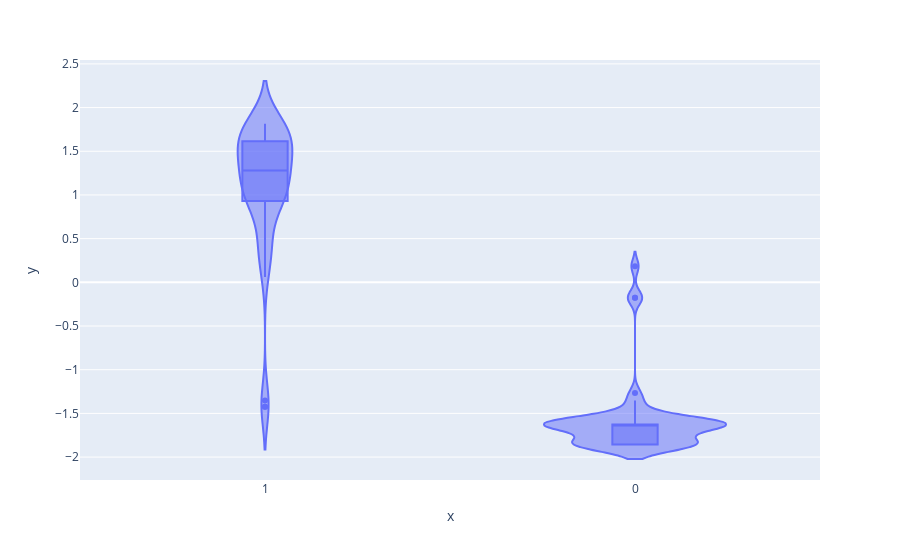

Source (notebook cell):
### Code cell
# check prediction accuracy

df["y"] = df["y"].astype(str)
fig = px.violin(x=df["y"], y=df["scores"], box=True)
fig.show()

### Figure 1 — Plotly figure (JSON) as saved in the notebook; plotly's stock layout.template omitted (floating-point values rounded to 4 significant figures)
{"data": [{"alignmentgroup": "True", "box": {"visible": true}, "hovertemplate": "x=%{x}<br>y=%{y}<extra></extra>", "legendgroup": "", "marker": {"color": "#636efa"}, "name": "", "offsetgroup": "", "orientation": "v", "scalegroup": "True", "showlegend": false, "type": "violin", "x": ["1", "1", "0", "0", "1", "1", "1", "0", "1", "0", "0", "0", "0", "0", "0", "1", "0", "0", "0", "1", "1", "1", "0", "0", "1", "0", "1", "1", "0", "1", "1", "0", "1", "0", "1", "1", "0", "0", "1", "0", "0", "0", "1", "0", "1", "1", "1", "1", "0", "1", "0", "1", "0", "0", "1", "1", "0", "0", "1", "0", "1", "0", "1", "0", "1", "1", "0", "1", "0", "0", "0", "0", "1", "0", "1", "0", "0", "0", "1", "1", "1", "0", "1", "1", "1", "1", "0", "0", "0", "1", "1", "1", "0", "1", "0", "1", "0", "0", "1", "1"], "x0": " ", "xaxis": "x", "y": [0.943, 1.815, -1.558, -1.626, 1.455, 1.377, 1.576, -1.557, 1.303, -1.626, -1.626, -1.857, -1.626, -1.626, -1.557, 1.633, -1.626, -1.626, -1.857, 1.394, 1.737, 0.5444, -1.423, -1.626, 1.737, -1.857, 1.036, 0.8752, -0.1761, 1.125, 1.216, -1.857, -1.423, -1.857, 1.633, 1.815, -1.857, -1.626, 1.737, -1.857, -1.857, -1.857, 1.542, -1.761, 1.135, 1.737, 0.9318, 0.3624, -1.557, -1.353, -1.857, 1.71, -1.653, -1.626, 0.9227, 1.613, -1.857, -1.857, 1.036, -1.653, 0.44, -1.626, 1.472, -1.761, 0.9921, 1.276, 0.1841, 0.44, -1.626, -1.626, -1.857, -1.266, 0.9318, -1.761, -1.423, -1.353, -1.626, -1.653, 1.608, 1.24, 1.596, -1.857, 1.394, 1.815, 1.286, 0.9318, -1.857, -1.557, -0.1761, 1.374, 1.815, 1.737, -1.626, 0.2312, -1.626, 1.114, -1.626, -1.626, 0.06245, 1.036], "y0": " ", "yaxis": "y"}], "layout": {"legend": {"tracegroupgap": 0}, "margin": {"t": 60}, "violinmode": "group", "xaxis": {"anchor": "y", "domain": [0, 1], "title": {"text": "x"}}, "yaxis": {"anchor": "x", "domain": [0, 1], "title": {"text": "y"}}}}
